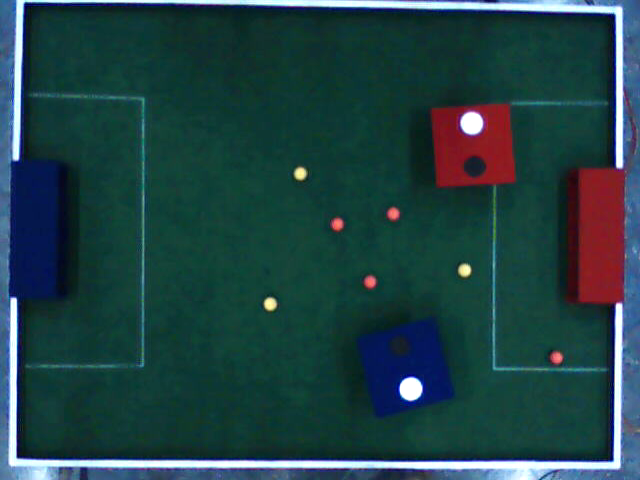
%> input picture matlab/IITMMobile/judgement day/gears - Copy/sample1.bmp, 640 x 480 px
$ octave testing_robot.m   (GNU Octave 9; MATLAB toolbox functions it lacks are replaced by stand-ins)
%> lines starting %> are read from the running program, lines starting %| are printed output that depends on the picture; in (x1, y1, x2, y2) boxes, pixels count from 0 and x2, y2 are one past the last pixel; in counts of white or black regions, pixels touching at a corner belong together; the program's own positions count from 1
### matlab/shaastra/Wednesday, September 16 2009/useful work/findcircles.m
function [ count_circles, centers,diameters] = findcircles(input,tolcirc)
count_circles=0;
diameters=0;
centers=[0, 0];
% SPECIFIC PURPOSE: To identify features in a binary image, to locate circles among the
%                   features, their centers and the distance between the first two.
%
% DESCRIPTION: Features are assumed to be made up of ones, against a background of zeros.

tolsize = 1;
% Tolerance for rejecting small features (diameters). Range [1,2,3...]
% To reject ever larger features, increase to higher integers.

if length(find(input~=0 & input~=1)) > 0, error('Input must be binary'), end
input = bwmorph(bwmorph(bwmorph(input,'spur'),'clean'),'fill');
[numbers,features] = bwlabel(input);
count_circles = 0; centers = [0 0]; separation12 = [];

for i = 1:features
    [I,J] = find(numbers == i);
    rows = min(I):max(I); columns = min(J):max(J);
    rows = min(rows):min([size(input,1) min(rows)+max([length(rows) length(columns)])-1]);
    columns = min(columns):min([size(input,2) min(columns)+max([length(rows) length(columns)])-1]);
    testitem = input(rows,columns);
    % testitem is a square containing the feature.
    diameter = max([length(rows) length(columns)]);
    circle = imcircle(diameter);
    circle = circle(1:length(rows),1:length(columns));
    % circle is compared to testitem.
    if (length(find(xor(testitem,circle))) < round(tolcirc*diameter^2)) & (diameter >= tolsize)...
            & length(rows)/length(columns) >= 0.5 & length(rows)/length(columns) <= 2,
        count_circles = count_circles + 1;
        center_rows = rows(1):rows(1)+diameter-1;
        center_columns = columns(1):columns(1)+diameter-1;
        centers(count_circles,:) = mean([center_rows;center_columns]')-0.5;
        diameters(count_circles,:)=diameter;
    end
end
if count_circles > 1, separation12 = norm(centers(2,:)-centers(1,:)); end

%%%%%%%%%%%%%%%%%%%%%%%%%%%%%%%%%%%%%%%%%%%%%%%%%%%%%%%%%%%%%%%%%%%
%%%%%%%%%%%%%%%%%%%%%%%%%%%%%%%%%%%%%%%%%%%%%%%%%%%%%%%%%%%%%%%%%%
function y = imcircle(n)

% y = imcircle(n);
%
% Draw a solid circle of ones with diameter n pixels
% in a square of zero-valued pixels.
%
% Example: y = imcircle(128);

if rem(n,1) > 0,
   disp(sprintf('n is not an integer and has been rounded to %1.0f',round(n)))
   n = round(n);
end

if n < 1     % invalid n
   error('n must be at least 1')

elseif n < 3 % trivial n
   y = ones(n);

elseif rem(n,2) == 0,  % even n

   DIAMETER = n;
   diameter = n-1;
   RADIUS = DIAMETER/2;
   radius = diameter/2;
   height_45 = round(radius/sqrt(2));
   width = zeros(1,RADIUS);
   semicircle = zeros(DIAMETER,RADIUS);

   for i  = 1 : height_45
       upward = i - 0.5;
       sine = upward/radius;
       cosine = sqrt(1-sine^2);
       width(i) = ceil(cosine * radius);
   end

   array = width(1:height_45)-height_45;

   for j = max(array):-1:min(array)
       width(height_45 + j) = max(find(array == j));
   end

   if min(width) == 0
      index = find(width == 0);
      width(index) = round(mean([width(index-1) width(index+1)]));
   end

   width = [fliplr(width) width];

   for k  = 1 : DIAMETER
       semicircle(k,1:width(k)) = ones(1,width(k));
   end

   y = [fliplr(semicircle) semicircle];

else   % odd n

   DIAMETER = n;
   diameter = n-1;
   RADIUS = DIAMETER/2;
   radius = diameter/2;
   semicircle = zeros(DIAMETER,radius);
   height_45 = round(radius/sqrt(2) - 0.5);
   width = zeros(1,radius);

   for i  = 1 : height_45
       upward = i;
       sine = upward/radius;
       cosine = sqrt(1-sine^2);
       width(i) = ceil(cosine * radius - 0.5);
   end

   array = width(1:height_45) - height_45;

   for j = max(array):-1:min(array)
       width(height_45 + j) = max(find(array == j));
   end

   if min(width) == 0
      index = find(width == 0);
      width(index) = round(mean([width(index-1) width(index+1)]));
   end

   width = [fliplr(width) max(width) width];

   for k  = 1 : DIAMETER
       semicircle(k,1:width(k)) = ones(1,width(k));
   end

   y = [fliplr(semicircle) ones(DIAMETER,1) semicircle];

end

### matlab/IITMMobile/judgement day/gears - Copy/testing_robot.m
close all;
clc
global input_colored_image;
global size_input_colored_image;

%** global g_ourRobotColorIndex   % red is 1...blue is 2
%** global g_BW_RedGoalPost_Inv
%** global g_BW_BlueGoalPost_Inv

global g_BWOppRobot
%% Robot Morphology
global g_robotBoxDimentions
global g_robotLargerBoxDimentions
% ***** will see later for resize
%global g_BWresizeFactorOppRobo

% ??? [pras] i guess the follwoing variables are not require

global g_RedRobotBlackCordi;
global g_RedRobotWhiteCordi;

global g_BlueRobotBlackCordi;
global g_BlueRobotWhiteCordi;

global g_ourBlackIsFront ; % if black color is front then take it as 1 else 0
global g_OurRobotBlackCordi;
global g_OurRobotWhiteCordi;

global g_OurRobotBlackCircleDiaMin
global g_OurRobotBlackCircleDiaMax
global g_OurRobotBlackCircleTol

global g_OurRobotWhiteCircleDiaMin
global g_OurRobotWhiteCircleDiaMax
global g_OurRobotWhiteCircleTol


global g_OpponentRobotCordi
global g_minAreaOfOppRobo
%oppnnent robot bulging
global opponnentRoboBulgSize;

%time out for robot
global ourRoboTimeoutSec

g_ourBlackIsFront = 0;%**** for the time being i am taking black circle as front cordi

g_robotBoxDimentions      = [40 40];
g_robotLargerBoxDimentions= [60 60];
g_maxDistBetweenCircles   = 60;
g_RobotBlackCircleMinArea = 200;
g_RobotWhiteCircleMinArea = 200;
%black circle of our robot
g_OurRobotBlackCircleDiaMin = 10;
g_OurRobotBlackCircleDiaMax = 45;
g_OurRobotBlackCircleTol    = 0.25;

%white circle of our robot
g_OurRobotWhiteCircleDiaMin = 10;
g_OurRobotWhiteCircleDiaMax = 45;
g_OurRobotWhiteCircleTol    = 0.25;

% ***** will see later for resize
%g_BWresizeFactorOppRobo   = 1/4;
% DUMMY VALUES FOR ROBOT
g_OurRobotBlackCordi = [50 50];
g_OurRobotWhiteCordi = [50 50];
%% robot colors
%white and black clolr
global g_minWhiteColorRobot
global g_maxBlackColorRobot
%robot red color
global g_color_min_red_Robot
global g_color_max_red_Robot
global g_red_over_green_Robot_red
global g_red_over_blue_Robot_red
%robot blue color
global g_color_min_blue_Robot
global g_color_max_blue_Robot
global g_blue_over_green_Robot_blue
global g_blue_over_red_Robot_blue
global g_ourRobotColorIndex
%robot white color (MIN)
g_minWhiteColorRobot = [200 200 200];

%robot black color (MAX)
g_maxBlackColorRobot = [90 90 60];

%red Robot
g_color_min_red_Robot = [80 0 0];
g_color_max_red_Robot = [255 70 70];
g_red_over_green_Robot_red = 55;
g_red_over_blue_Robot_red = 60;

%Blue Robot
g_color_min_blue_Robot = [0 0 65]
g_color_max_blue_Robot = [95 120 255];
g_blue_over_green_Robot_blue = 40 ;
g_blue_over_red_Robot_blue = 40;

%
g_minAreaOfOppRobo = 200;

opponnentRoboBulgSize = 25;

%
ourRoboTimeoutSec =5;
%%

% input_colored_image = getsnapshot(vid);
input_colored_image=imread('sample1.bmp');
%> input_colored_image is the input picture: size 480x640x3 uint8; mean R, G, B 33.6, 66, 68.9
size_input_colored_image=size(input_colored_image);
%> size_input_colored_image = [480 640 3]

% jut giving dummy values to robot cordinates
g_RedRobotBlackCordi = [size_input_colored_image(2), size_input_colored_image(1)]/2;
%> g_RedRobotBlackCordi = [320 240]
g_RedRobotWhiteCordi = [size_input_colored_image(2), size_input_colored_image(1)]/2;
%> g_RedRobotWhiteCordi = [320 240]
g_BlueRobotBlackCordi =[size_input_colored_image(2), size_input_colored_image(1)]/2;
%> g_BlueRobotBlackCordi = [320 240]
g_BlueRobotWhiteCordi = [size_input_colored_image(2), size_input_colored_image(1)]/2;
%> g_BlueRobotWhiteCordi = [320 240]

%% our robot


figure('Name','input_colored_image'),imshow(input_colored_image)

%black circle
BWOurRobotBlack =(((input_colored_image(:,:,1)<=g_maxBlackColorRobot(1))) ...
    &((input_colored_image(:,:,2)<=g_maxBlackColorRobot(2))) ...
    &((input_colored_image(:,:,3)<=g_maxBlackColorRobot(3))));
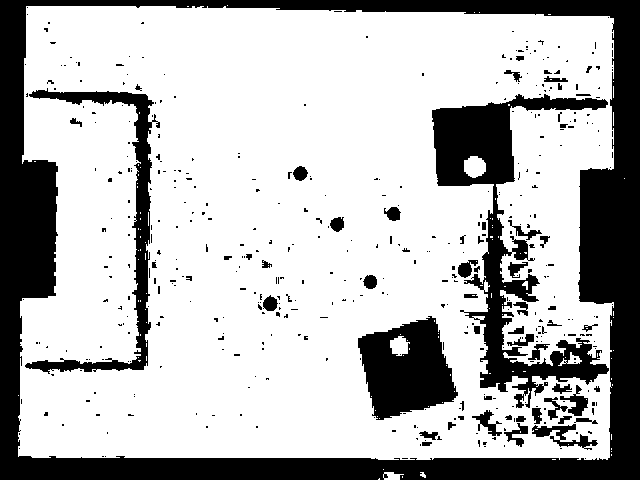
%> BWOurRobotBlack: size 480x640 logical; 72.4% white; 444 black regions (384 under 20 px), largest, box (x1, y1, x2, y2) and area: (0, 0, 640, 480) 51882, (432, 94, 609, 408) 13824, (358, 316, 458, 420) 6730
BWOurRobotBlack = imclose(BWOurRobotBlack,strel('square',5));
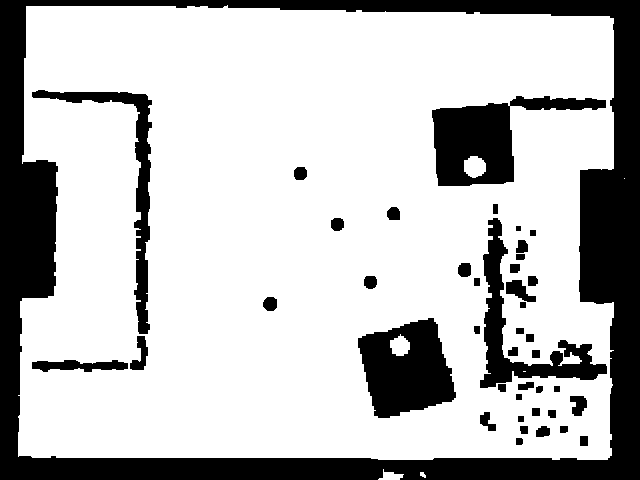
%> BWOurRobotBlack: size 480x640 logical; 74.7% white; 43 black regions, largest, box (x1, y1, x2, y2) and area: (0, 0, 640, 480) 51475, (432, 96, 606, 186) 6671, (358, 318, 456, 418) 6612

figure,imshow(BWOurRobotBlack)
[ BlackCount_circles, BlackCenters,BlackDiameters] = findcircles(BWOurRobotBlack,g_OurRobotBlackCircleTol)
%> in findcircles, `input = bwmorph(bwmorph(bwmorph(input,'spur'),'clean'),'fill');`: input: size 480x640 logical; 74.7% white; 43 black regions, largest, box (x1, y1, x2, y2) and area: (0, 0, 640, 480) 51476, (432, 96, 606, 186) 6671, (358, 318, 456, 418) 6612
%> in findcircles, `[numbers,features] = bwlabel(input);`:
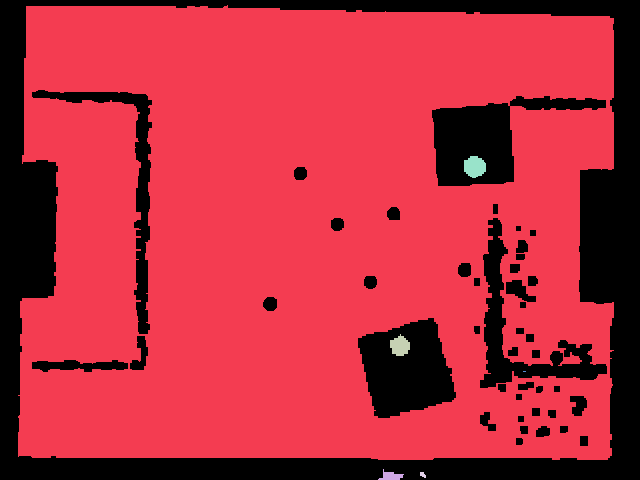
%> numbers: size 480x640 double; 7 distinct labels, from 0 to 6; one colour per label, 0 black
%> in findcircles, `[numbers,features] = bwlabel(input);`: features = 6
%> the loop in findcircles, `for i = 1:features` made 6 passes
%> (DIAMETER in imcircle, RADIUS in imcircle, radius in imcircle, height_45 in imcircle, array in imcircle, index in imcircle) on passes 3, 5: (22, 11, 10.5, 7, [4 4 4 3 3 2 2], 8), (22, 11, 10.5, 7, [4 4 4 3 3 2 2], 8)
%> (DIAMETER in imcircle, RADIUS in imcircle, radius in imcircle, height_45 in imcircle, index in imcircle) on pass 1: (596, 298, 297.5, 210, 211)
%> pass 1, in findcircles, `testitem = input(rows,columns);`:
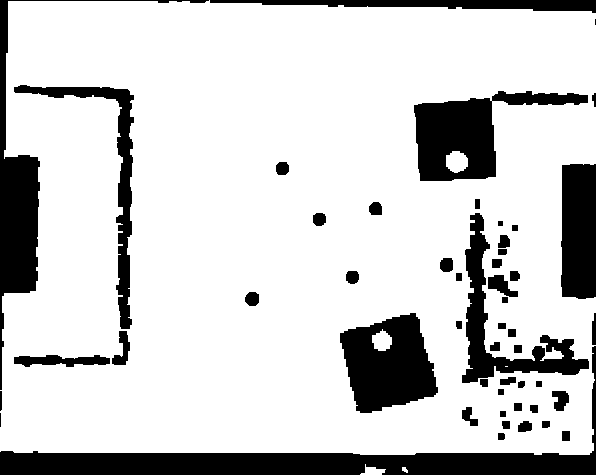
%> testitem: size 475x596 logical; 81.1% white; 51 black regions (2 under 20 px), largest, box (x1, y1, x2, y2) and area: (0, 346, 596, 475) 13146, (0, 0, 209, 390) 6699, (414, 91, 588, 181) 6671
%> pass 1, in imcircle, `y = [fliplr(semicircle) semicircle];`:
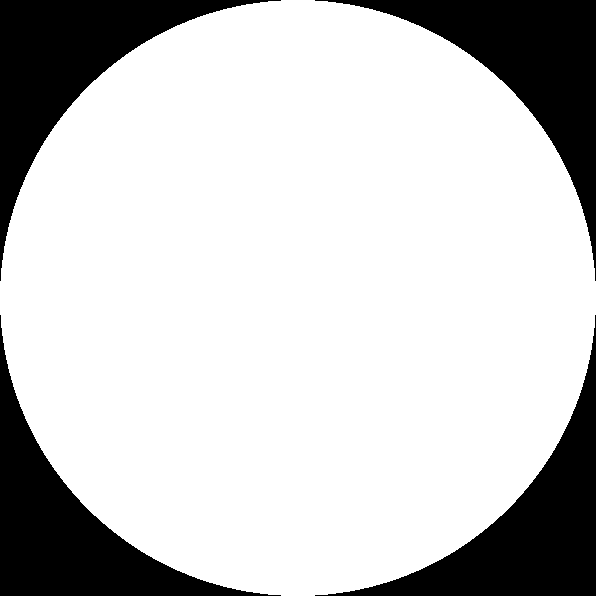
%> y: size 596x596 double; values 0 (black) and 1 (white), 78.5% white; 4 black regions, box (x1, y1, x2, y2) and area: (0, 0, 281, 281) 19075, (315, 0, 596, 281) 19075, (0, 315, 281, 596) 19075, (315, 315, 596, 596) 19075
%> pass 1, in findcircles, `circle = circle(1:length(rows),1:length(columns));`:
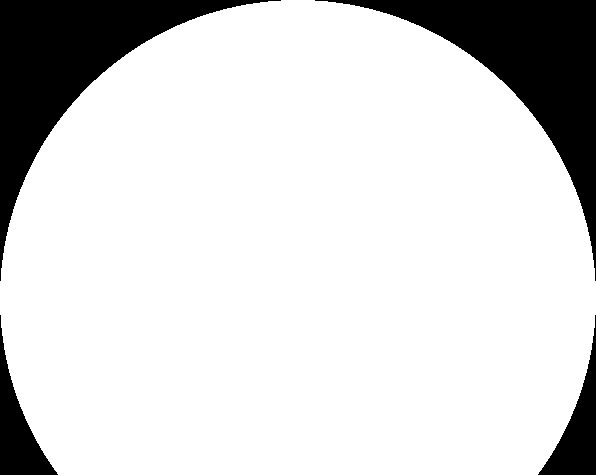
%> circle: size 475x596 double; values 0 (black) and 1 (white), 84.2% white; 4 black regions, box (x1, y1, x2, y2) and area: (0, 0, 281, 281) 19075, (315, 0, 596, 281) 19075, (0, 315, 58, 475) 3294, (538, 315, 596, 475) 3294
%> the run ends on the next line
